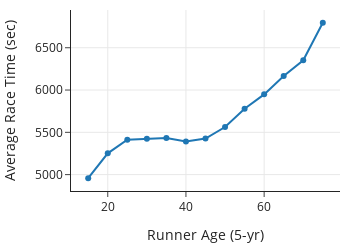

Notebook code for this chart:
### Markdown cell above
## Observational Studies

We need to be particularly cautious with data that do not form a census or scientific sample.
We should also take care with cross-sectional studies, whether from a census or scientific sample. For this example, we revisit the data from the Cherry Blossom Ten-Mile Run.
Earlier in this chapter, we made a smoothed curve to examine the relationship between race time and age.
We reproduce this plot:

### Code cell
times = (
    runnersOver17.assign(age_5yr=runnersOver17['age'] // 5 * 5)
    .groupby('age_5yr')['time'].mean().reset_index()
)

px.line(times, x='age_5yr', y='time',
        labels={'time':"Average Race Time (sec)", 'age_5yr':"Runner Age (5-yr)"},
        markers=True, 
        width=350, height=250)

### Figure 1 — Plotly figure (JSON) as saved in the notebook; plotly's stock layout.template omitted (floating-point values rounded to 4 significant figures)
{"data": [{"hovertemplate": "Runner Age (5-yr)=%{x}<br>Average Race Time (sec)=%{y}<extra></extra>", "legendgroup": "", "line": {"color": "#1F77B4", "dash": "solid"}, "marker": {"symbol": "circle"}, "mode": "lines+markers", "name": "", "orientation": "v", "showlegend": false, "type": "scatter", "x": [15, 20, 25, 30, 35, 40, 45, 50, 55, 60, 65, 70, 75], "xaxis": "x", "y": [4958.0, 5252.0, 5413.0, 5424.0, 5433.0, 5393.0, 5426.0, 5562.0, 5779.0, 5949.0, 6165.0, 6352.0, 6795.0], "yaxis": "y"}], "layout": {"height": 250, "legend": {"tracegroupgap": 0}, "width": 350, "xaxis": {"anchor": "y", "autorange": true, "domain": [0, 1], "range": [10.6, 79.4], "title": {"text": "Runner Age (5-yr)"}, "type": "linear"}, "yaxis": {"anchor": "x", "autorange": true, "domain": [0, 1], "range": [4806.0, 6946.0], "title": {"text": "Average Race Time (sec)"}, "type": "linear"}}}
